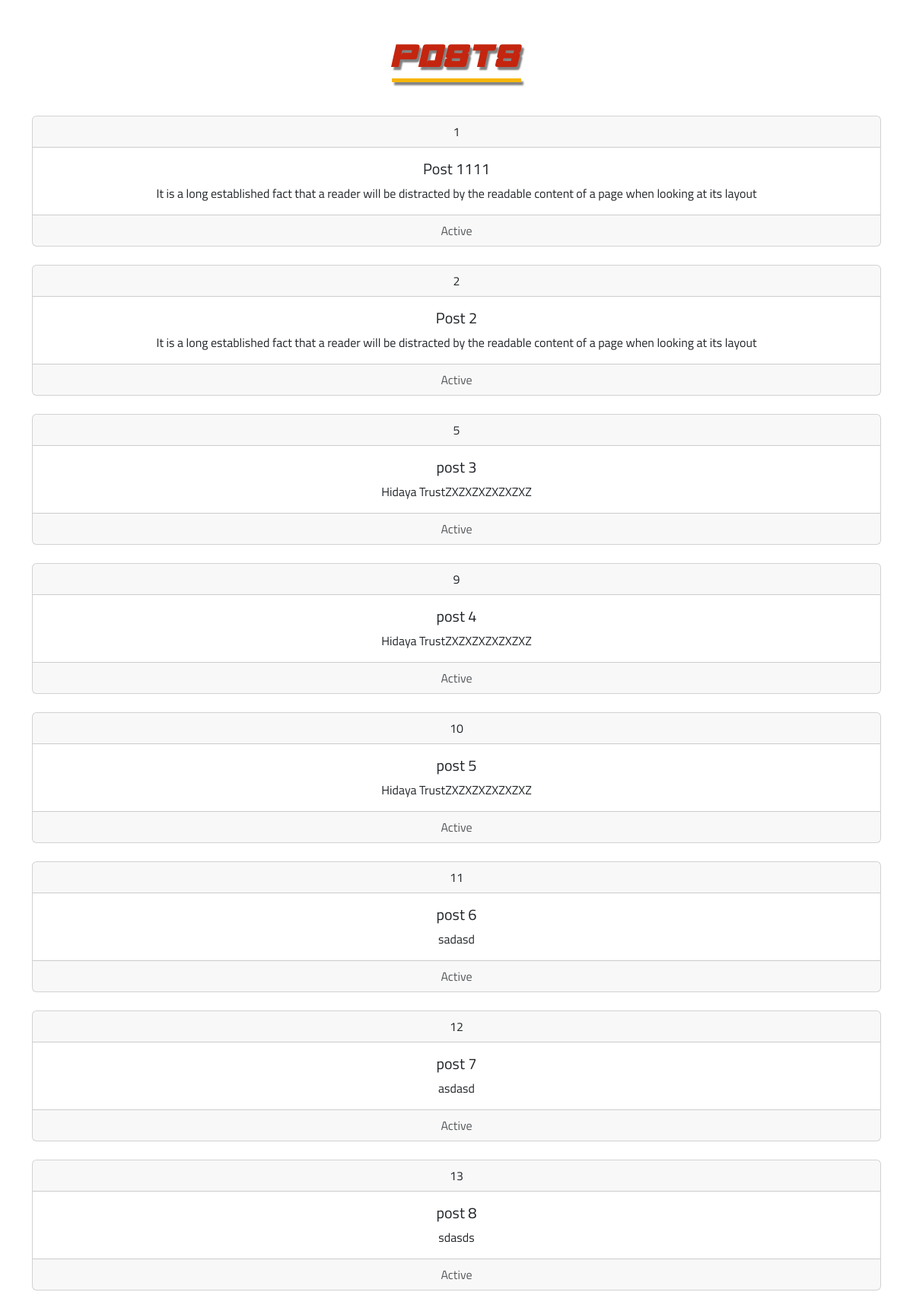
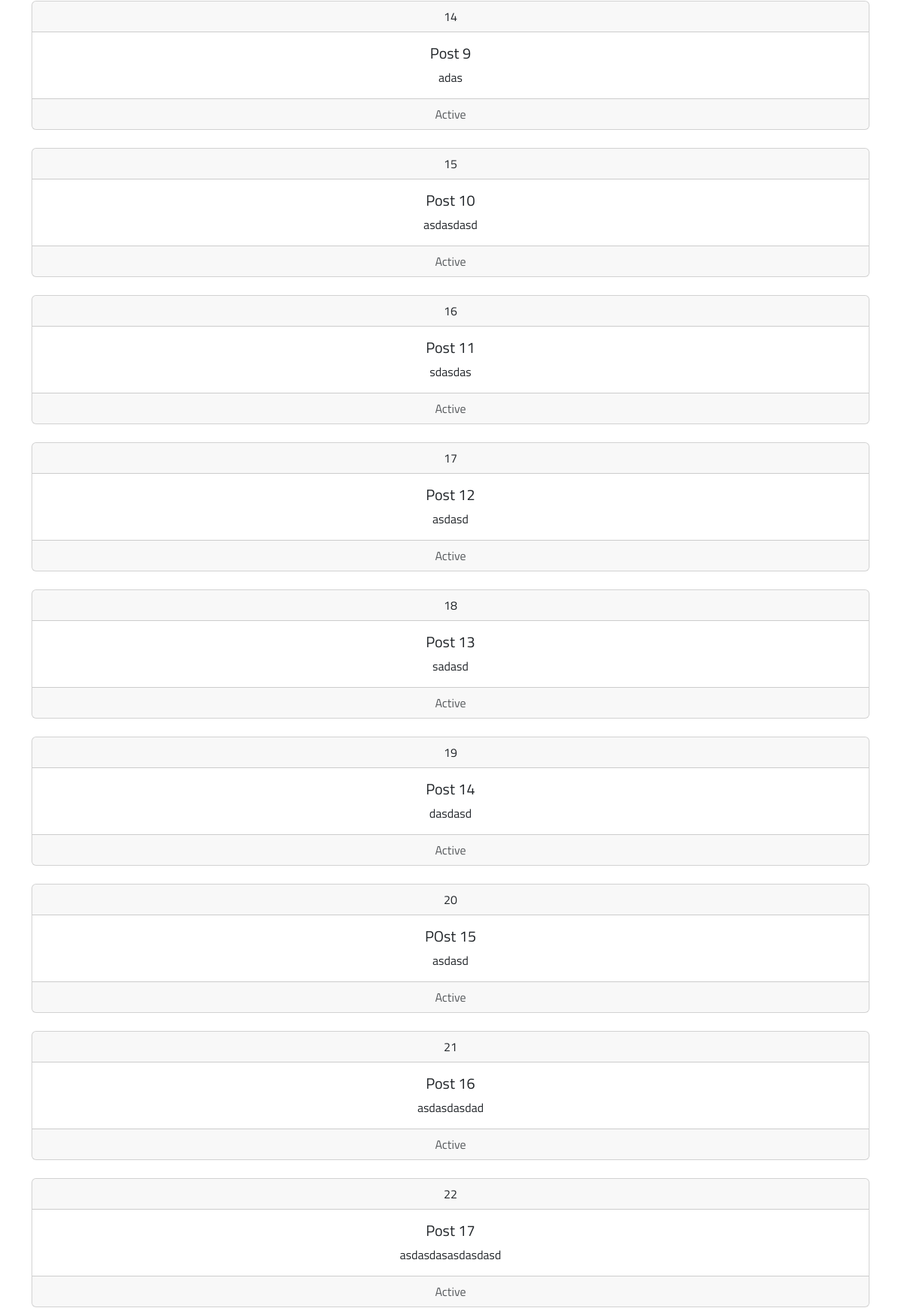
The page /Template/Day_2/posts.php (upper part) on the database its author committed (2 pictures, top to bottom).
### tables this page shows
CREATE TABLE `posts` (
  `post_id` int(11) NOT NULL AUTO_INCREMENT,
  `added_by_user_role_id` int(11) DEFAULT NULL,
  `post_title` text DEFAULT NULL,
  `post_description` longtext DEFAULT NULL,
  `is_active` enum('Active','Inactive') DEFAULT 'Active',
  PRIMARY KEY (`post_id`),
  KEY `author_user_role_id` (`added_by_user_role_id`),
  CONSTRAINT `posts_ibfk_1` FOREIGN KEY (`added_by_user_role_id`) REFERENCES `user_role` (`user_role_id`) ON DELETE CASCADE ON UPDATE CASCADE
);

### Template/Day_2/posts.php (the view, shortened to what this page needs)
<!DOCTYPE html>
<html>
<head>
	<link rel="stylesheet" href="bootstrap/css/bootstrap.min.css">
	<link rel="stylesheet" type="text/css" href="style.css">
</head>
<body>
	<div class="container">
		<div class="row my-5 text-center">
				<div class="col">
					<h1 class="text-uppercase fw-bolder" style="text-decoration: underline; text-decoration-thickness:5px; text-decoration-color: #F6B608 ;  text-underline-offset:15px; color: #c4250f;" id="posts"> Posts </h1>
				</div>
			</div>
<?php
	include("connection.php");
	$query = "SELECT * FROM posts";
	$result = mysqli_query($connection, $query);
	if($result->num_rows>0){
		while ($rows=mysqli_fetch_assoc($result)){
			?>
			<div class="card text-center my-4">
			  <div class="card-header">
			    <?php echo $rows['post_id']?>
			  </div>
			  <div class="card-body">
			    <h5 class="card-title">
			    	<?php echo $rows['post_title']?>
		    	</h5>
			    <p class="card-text">
			    	<?php echo $rows['post_description']?>
			    </p>
			  </div>
			  <div class="card-footer text-body-secondary">
			    	<?php echo $rows['is_active']?>
			  </div>
			</div>
			<?php
		}
	}
?>
</div>
</body>
</html>

### Template/Day_2/style.css (style rules this page uses)
body { font-family: 'Titillium Web', sans-serif; }

### Template/Day_2/posts.php (style rules this page uses)
#posts { font-family: header-fonts; text-shadow: 3px 4px 2px gray; }

### rows shown on the page
posts: post_id "1", post_title "Post 1111", post_description "It is a long established fact that a reader will be distracted by the readable content of a page when looking at its layout", is_active "Active"
posts: post_id "2", post_title "Post 2", post_description "It is a long established fact that a reader will be distracted by the readable content of a page when looking at its layout", is_active "Active"
posts: post_id "5", post_title "post 3", post_description "Hidaya TrustZXZXZXZXZXZXZ", is_active "Active"
posts: post_id "9", post_title "post 4", post_description "Hidaya TrustZXZXZXZXZXZXZ", is_active "Active"
posts: post_id "10", post_title "post 5", post_description "Hidaya TrustZXZXZXZXZXZXZ", is_active "Active"
posts: post_id "11", post_title "post 6", post_description "sadasd", is_active "Active"
posts: post_id "12", post_title "post 7", post_description "asdasd", is_active "Active"
posts: post_id "13", post_title "post 8", post_description "sdasds", is_active "Active"
posts: post_id "14", post_title "Post 9", post_description "adas", is_active "Active"
posts: post_id "15", post_title "Post 10", post_description "asdasdasd", is_active "Active"
posts: post_id "16", post_title "Post 11", post_description "sdasdas", is_active "Active"
posts: post_id "17", post_title "Post 12", post_description "asdasd", is_active "Active"
posts: post_id "18", post_title "Post 13", post_description "sadasd", is_active "Active"
posts: post_id "19", post_title "Post 14", post_description "dasdasd", is_active "Active"
posts: post_id "20", post_title "POst 15", post_description "asdasd", is_active "Active"
posts: post_id "21", post_title "Post 16", post_description "asdasdasdad", is_active "Active"
posts: post_id "22", post_title "Post 17", post_description "asdasdasasdasdasd", is_active "Active"
